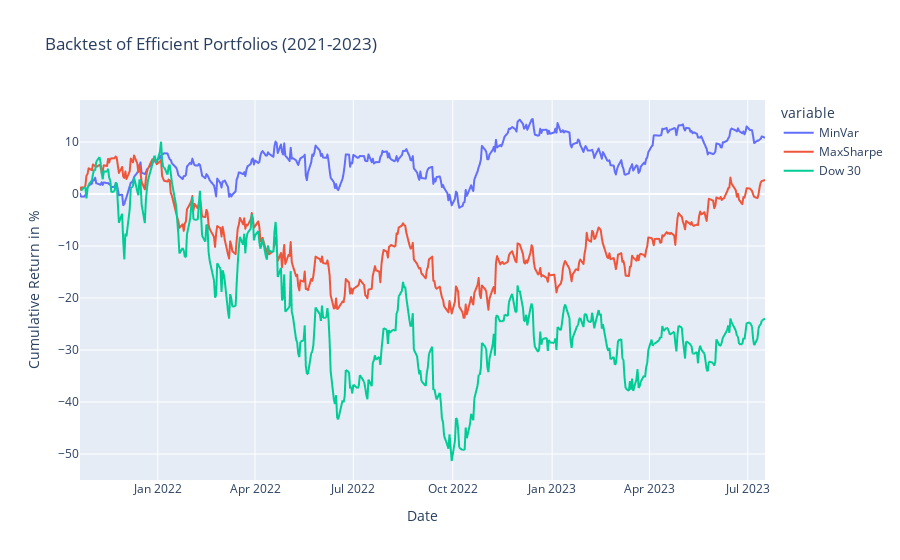

The code cell stored with this chart in its notebook:
### Code cell
back = pd.DataFrame({"MinVar": ret_1, "MaxSharpe": ret_2})
back = pd.concat([back, ind_ret], join = 'outer', axis = 1)

back.drop(back.tail(1).index,inplace=True)
back.interpolate(method = "linear", inplace = True)

fig = px.line(back, x=back.index, y=back.columns, title='Backtest of Efficient Portfolios (2021-2023)')
fig.update_xaxes(title_text='Date')
fig.update_yaxes(title_text='Cumulative Return in %')

fig.show()

### Figure 1 — Plotly figure (JSON) as saved in the notebook; plotly's stock layout.template omitted (floating-point values rounded to 4 significant figures; data arrays with more than 128 entries replaced by an {"elided": "..."} marker saying what was removed)
{"data": [{"hovertemplate": "variable=MinVar<br>Date=%{x}<br>value=%{y}<extra></extra>", "legendgroup": "MinVar", "line": {"color": "#636efa", "dash": "solid"}, "marker": {"symbol": "circle"}, "mode": "lines", "name": "MinVar", "showlegend": true, "type": "scattergl", "x": {"elided": "435 str values"}, "xaxis": "x", "y": {"elided": "435 float values"}, "yaxis": "y"}, {"hovertemplate": "variable=MaxSharpe<br>Date=%{x}<br>value=%{y}<extra></extra>", "legendgroup": "MaxSharpe", "line": {"color": "#EF553B", "dash": "solid"}, "marker": {"symbol": "circle"}, "mode": "lines", "name": "MaxSharpe", "showlegend": true, "type": "scattergl", "x": {"elided": "435 str values"}, "xaxis": "x", "y": {"elided": "435 float values"}, "yaxis": "y"}, {"hovertemplate": "variable=Dow 30<br>Date=%{x}<br>value=%{y}<extra></extra>", "legendgroup": "Dow 30", "line": {"color": "#00cc96", "dash": "solid"}, "marker": {"symbol": "circle"}, "mode": "lines", "name": "Dow 30", "showlegend": true, "type": "scattergl", "x": {"elided": "435 str values"}, "xaxis": "x", "y": {"elided": "435 float values"}, "yaxis": "y"}], "layout": {"legend": {"title": {"text": "variable"}, "tracegroupgap": 0}, "title": {"text": "Backtest of Efficient Portfolios (2021-2023)"}, "xaxis": {"anchor": "y", "domain": [0, 1], "title": {"text": "Date"}}, "yaxis": {"anchor": "x", "domain": [0, 1], "title": {"text": "Cumulative Return in %"}}}}
